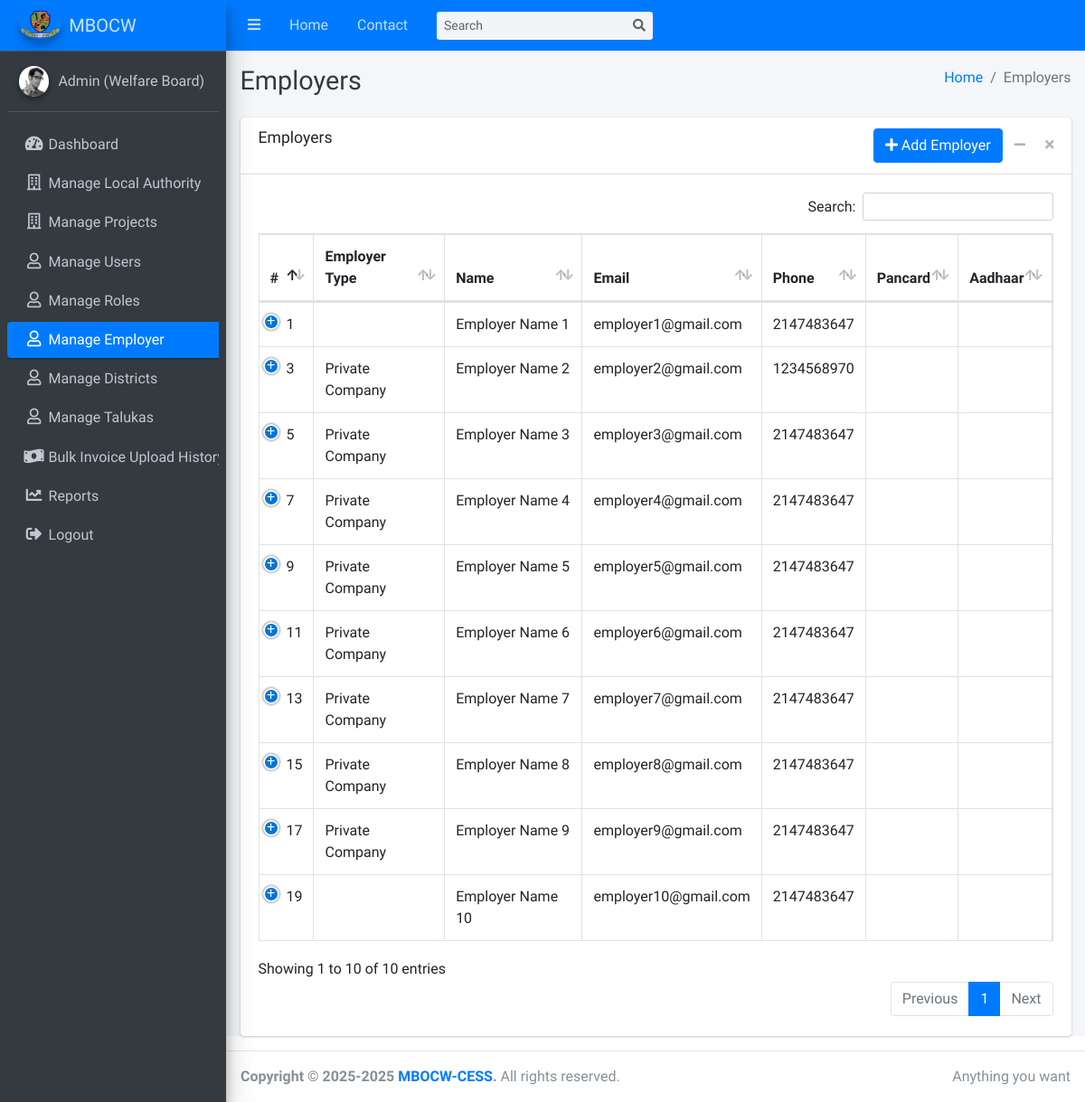
The page /dashboard/employers.php (signed in) on the database its author committed.
### tables this page shows
CREATE TABLE IF NOT EXISTS `employers` (
  `id` int NOT NULL AUTO_INCREMENT,
  `employer_type` enum('Individual','Private Company','Government Organization') NOT NULL,
  `name` varchar(255) NOT NULL,
  `email` text NOT NULL,
  `phone` int NOT NULL,
  `pancard` varchar(10) NOT NULL,
  `pancard_path` text NOT NULL,
  `aadhaar` text NOT NULL,
  `aadhaar_path` text NOT NULL,
  `gstn` varchar(255) NOT NULL,
  `is_active` int NOT NULL COMMENT '1=active, 2=inactive, 3=deleted	',
  `created_at` datetime NOT NULL DEFAULT CURRENT_TIMESTAMP,
  `created_by` int NOT NULL,
  PRIMARY KEY (`id`)
);

### dashboard/employers.php (the view, shortened to what this page needs)
<?php
require_once '../config/db.php';
?>
<!DOCTYPE html>
<html lang="en">
<head>
  <link rel="stylesheet" href="../plugins/fontawesome-free/css/all.min.css">
  <link rel="stylesheet" href="../plugins/datatables-bs4/css/dataTables.bootstrap4.min.css">
  <link rel="stylesheet" href="../plugins/datatables-responsive/css/responsive.bootstrap4.min.css">
  <link rel="stylesheet" href="../dist/css/adminlte.min.css">
</head>
<body class="hold-transition sidebar-mini">
<div class="wrapper">
  <?php include('includes/navbar.php'); ?>
  <?php include('includes/sidebar.php'); ?>
  <div class="content-wrapper">
    <div class="content-header">
      <div class="container-fluid">
        <div class="row mb-2">
          <div class="col-sm-6">
            <h1 class="m-0 text-dark">Employers</h1>
          </div>
          <div class="col-sm-6">
            <ol class="breadcrumb float-sm-right">
              <li class="breadcrumb-item"><a href="#">Home</a></li>
              <li class="breadcrumb-item active">Employers</li>
            </ol>
          </div>
        </div>
      </div>
    </div>
    <div class="content">
        <div class="container-fluid">
            <div class="card">
            <div class="card-header">
                <h3 class="card-title">Employers</h3>
                <div class="card-tools">
                    <a href="add-employer.php" class="btn btn-primary" ><i class="fas fa-plus"></i> Add Employer</a>
                    <button type="button" class="btn btn-tool" data-card-widget="collapse" data-toggle="tooltip" title="Collapse"><i class="fas fa-minus"></i></button>
                    <button type="button" class="btn btn-tool" data-card-widget="remove" data-toggle="tooltip" title="Remove"><i class="fas fa-times"></i></button>
                </div>
            </div>
            <div class="card-body">
                <table id="example1" class="table table-bordered">
                    <thead>
                        <tr>
                            <th>#</th>
                            <th>Employer Type</th>
                            <th>Name</th>
                            <th>Email</th>
                            <th>Phone</th>
                            <th>Pancard</th>
                            <th>Aadhaar</th>
                        </tr>
                    </thead>
                    <tbody>
                        <?php
                        $sql = "SELECT * FROM employers ORDER BY id ASC";
                        $result = mysqli_query($conn, $sql);
                        $sr = 1;
                        if (mysqli_num_rows($result) > 0) {
                            while ($row = mysqli_fetch_assoc($result)) {
                                echo "<tr>";
                                echo "<td>".$sr++."</td>";
                                echo "<td>".htmlspecialchars($row['employer_type'])."</td>";
                                echo "<td>".htmlspecialchars($row['name'])."</td>";
                                echo "<td>".htmlspecialchars($row['email'])."</td>";
                                echo "<td>".htmlspecialchars($row['phone'])."</td>";
                                echo "<td>".htmlspecialchars($row['pancard'])."</td>";
                                echo "<td>".htmlspecialchars($row['aadhaar'])."</td>";
                                echo "</tr>";
                                $sr++;
                            }
                        } else {
                            echo "<tr><td colspan='9' class='text-center'>No Employer found</td></tr>";
                        }
                        ?>
                    </tbody>
                </table>
            </div>
          </div>
        </div>
    </div>
  </div>
  <?php include('includes/footer.php'); ?>
</div>
</body>
</html>

### rows shown on the page
employers: name "Employer Name 1", email "employer1@gmail.com", phone "2147483647"
employers: employer_type "Private Company", name "Employer Name 2", email "employer2@gmail.com", phone "1234568970"
employers: employer_type "Private Company", name "Employer Name 3", email "employer3@gmail.com", phone "2147483647"
employers: employer_type "Private Company", name "Employer Name 4", email "employer4@gmail.com", phone "2147483647"
employers: employer_type "Private Company", name "Employer Name 5", email "employer5@gmail.com", phone "2147483647"
employers: employer_type "Private Company", name "Employer Name 6", email "employer6@gmail.com", phone "2147483647"
employers: employer_type "Private Company", name "Employer Name 7", email "employer7@gmail.com", phone "2147483647"
employers: employer_type "Private Company", name "Employer Name 8", email "employer8@gmail.com", phone "2147483647"
employers: employer_type "Private Company", name "Employer Name 9", email "employer9@gmail.com", phone "2147483647"
employers: name "Employer Name 10", email "employer10@gmail.com", phone "2147483647"

### other values the page prints
$_SESSION['user_role_name'] "Admin (Welfare Board)"
